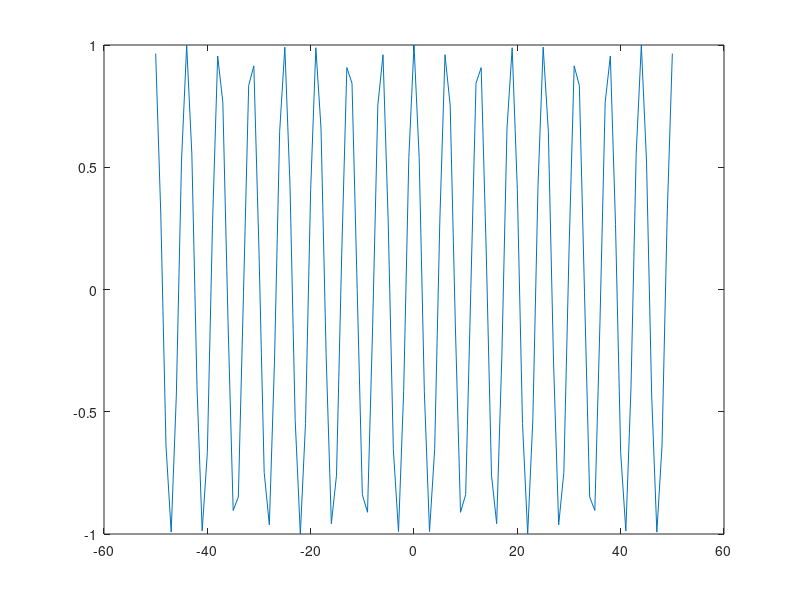

The MATLAB source for this figure:
%Octave Scrpt
% Title         :Funcines trscendentes:trigonometricas, logaritmicas
% Author        :Maria Guadalupe Martinez Santiago  
%Date           :202123638
%Version        :1
%Usage          :octave>/phat/Funcion9
%Notes          :Requiere aplicacion de octave para la ejecucion y graficacion 

disp('SUPAYECTIVA')
%Dominio de funcion
x=-50:1:50;
%Funcion
fx=cos(x);
%Plotear funcion
plot(x,fx);